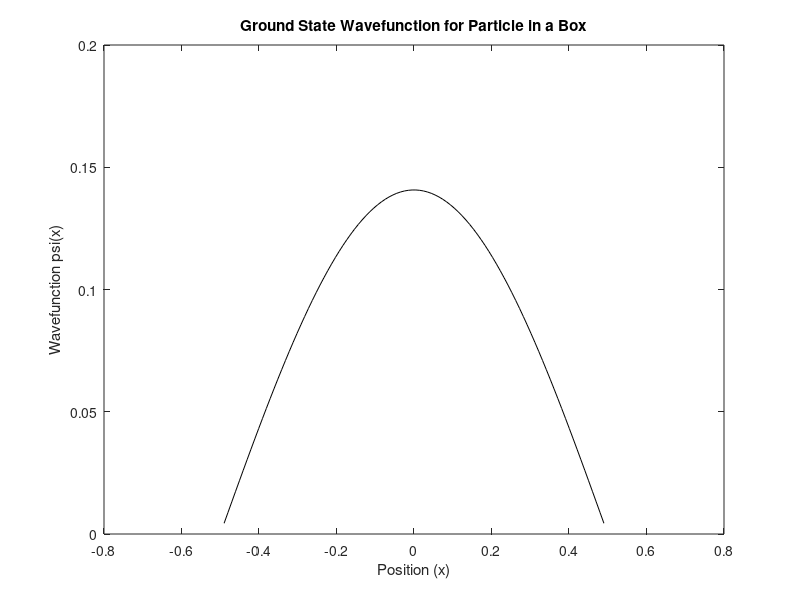

Write the MATLAB code that produced this figure.
clc; clear all;

a = 1.0;
N = 100;
m = 1.0;
dx = a / (N+1);
xs = -a/2+dx:dx:a/2-dx; % The values of x
h_= 1.0; % Plank's constant

A = zeros(N,N);

p = h_*h_ / (2*m*dx*dx);
for i = 1:N
  for j = 1:N
    if i == j
      A(i,j) = 2*p;
    elseif j == i - 1
      A(i,j) = -p;
      A(j,i) = -p;
    endif
  endfor
endfor

% Choose a shift variable that should be close to the eigenvalue to found
sigma = 2;
K = 1000 % Number of iterations for computing the eigenvalue
psi = rand(N,1);
psi = psi / norm(psi); % Normalize the vector

%% Compute A - sigma * I
A_ = A - sigma * eye(N);

% Compute the L for A_ = LL'
L = zeros(N,N);
for r = 1:N
  for c = 1:N
    if r == c
      L(r,c) = sqrt(A_(r,c) - L(r,1:c-1) * L(r,1:c-1)');
    elseif r > c
      L(r,c) = (A_(r,c) - L(r,1:c-1) * L(1:c-1,c)) / L(c,c);
    endif
  endfor
endfor

%% Use the L and L' to solve the intermediate equations in the eigensolver iterations
for i = 1:K
  %% Solve for A_ w = psi => LL'w = psi
  %% or LY = psi and L'w = Y
  Y = zeros(N, 1);
  for i = 1:N
    if i == 1
      Y(i) = psi(i) / L(i,i);
    else
      Y(i) = (psi(i) - L(i,1:i-1)*Y(1:i-1)) / L(i,i);
    endif
  endfor

  W = zeros(N, 1);
  for i = N:-1:1
    if i == N
      W(i) = Y(i) / L(i,i);
    else
      W(i) = (Y(i) - L(i+1:N,i)'*W(i+1:N)) / L(i,i);
    endif
  endfor
  psi = W / norm(W);
endfor

%% Compute the eigen values
lambda = psi' * A * psi;
printf("Energy: %f\n", lambda);
psi = psi / norm(psi);
plot(xs, psi, 'k-');
title("Ground State Wavefunction for Particle in a Box");
xlabel("Position (x)");
ylabel("Wavefunction psi(x)");
